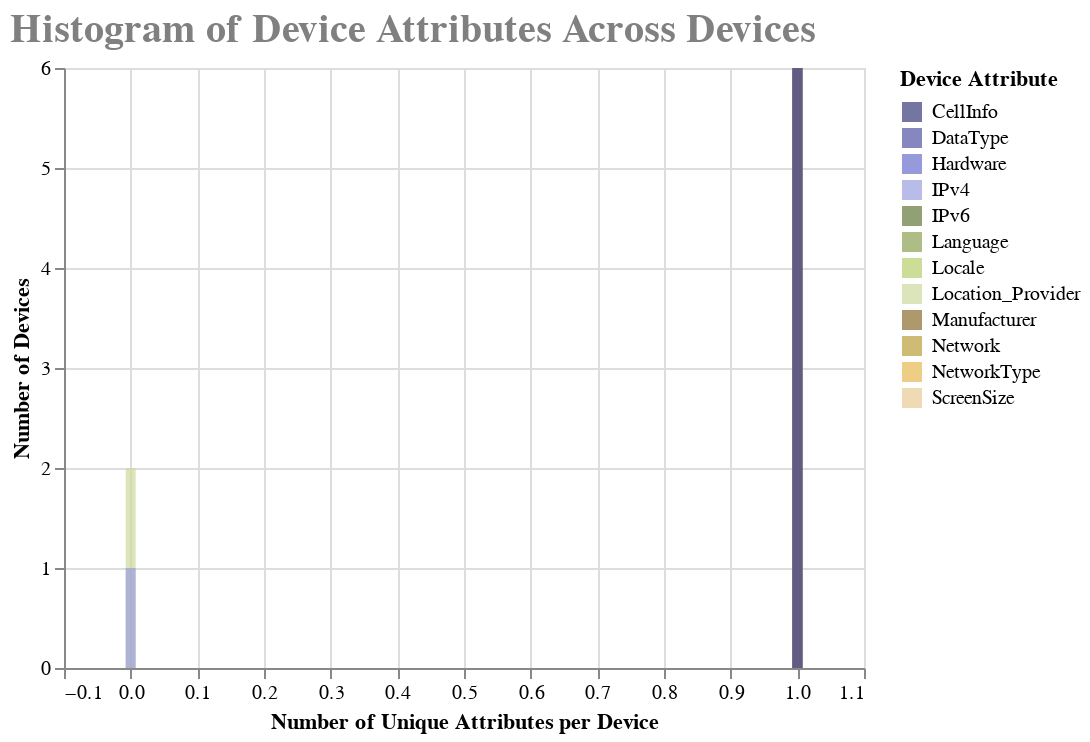

Notebook code for this chart:
### Code cell
chart = alt.Chart(source).transform_fold(
    header_list,
    as_=['Device Attribute', 'Unique Devices']
).mark_bar(
    opacity=.7,
    binSpacing=1,
    clip=True
).encode(
    x = alt.X('Unique Devices:Q', axis=alt.Axis(title='Number of Unique Attributes per Device')),
    y = alt.Y('count()', stack=None, axis=alt.Axis(title='Number of Devices')),
    color = alt.Color('Device Attribute:N', scale=alt.Scale(scheme='category20b'))

).properties(
    title='Histogram of Device Attributes Across Devices'
)


chart.configure_title(
    fontSize=20,
    font='Tahoma',
    anchor='start',
    color='grey')

### Figure 1 — Vega-Lite specification as saved in the notebook (floating-point values rounded to 4 significant figures)
{"config": {"view": {"continuousWidth": 400, "continuousHeight": 300}, "title": {"anchor": "start", "color": "grey", "font": "Tahoma", "fontSize": 20}}, "data": {"name": "data-b63eaf569fec1de08daac1bdbcdea2eb"}, "mark": {"type": "bar", "binSpacing": 1, "clip": true, "opacity": 0.7}, "encoding": {"color": {"field": "Device Attribute", "scale": {"scheme": "category20b"}, "type": "nominal"}, "x": {"axis": {"title": "Number of Unique Attributes per Device"}, "field": "Unique Devices", "type": "quantitative"}, "y": {"aggregate": "count", "axis": {"title": "Number of Devices"}, "stack": null, "type": "quantitative"}}, "title": "Histogram of Device Attributes Across Devices", "transform": [{"fold": ["Locale", "Location_Provider", "IPv6", "IPv4", "Language", "NetworkType", "Network", "Manufacturer", "DataType", "Hardware", "ScreenSize", "CellInfo"], "as": ["Device Attribute", "Unique Devices"]}], "$schema": "https://vega.github.io/schema/vega-lite/v4.17.0.json", "datasets": {"data-b63eaf569fec1de08daac1bdbcdea2eb": [{"Locale": 1, "Location_Provider": 1, "IPv6": 1, "IPv4": 1, "Language": 1, "NetworkType": 1, "Network": 1, "Manufacturer": 1, "DataType": 1, "Hardware": 1, "ScreenSize": 1, "CellInfo": 1}, {"Locale": 1, "Location_Provider": 0, "IPv6": 1, "IPv4": 1, "Language": 1, "NetworkType": 1, "Network": 1, "Manufacturer": 1, "DataType": 1, "Hardware": 1, "ScreenSize": 1, "CellInfo": 1}, {"Locale": 1, "Location_Provider": 0, "IPv6": 1, "IPv4": 1, "Language": 1, "NetworkType": 1, "Network": 1, "Manufacturer": 1, "DataType": 1, "Hardware": 1, "ScreenSize": 1, "CellInfo": 1}, {"Locale": 1, "Location_Provider": 1, "IPv6": 1, "IPv4": 0, "Language": 1, "NetworkType": 1, "Network": 1, "Manufacturer": 1, "DataType": 1, "Hardware": 1, "ScreenSize": 1, "CellInfo": 1}, {"Locale": 1, "Location_Provider": 1, "IPv6": 1, "IPv4": 1, "Language": 1, "NetworkType": 1, "Network": 1, "Manufacturer": 1, "DataType": 1, "Hardware": 1, "ScreenSize": 1, "CellInfo": 1}, {"Locale": 1, "Location_Provider": 1, "IPv6": 1, "IPv4": 1, "Language": 1, "NetworkType": 1, "Network": 1, "Manufacturer": 1, "DataType": 1, "Hardware": 1, "ScreenSize": 1, "CellInfo": 1}]}}
